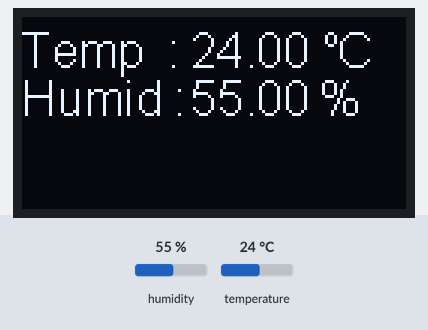
The sketch below on a simulated ESP8266 (NodeMCU). Parts: 128×64 one-colour display. The test bench sets the inputs (shaded band); at power-on: humidity 55 %, temperature 24 °C. What the sketch prints to the serial monitor is not drawn.

Above: at 4.2 s.
4.3 s: humidity set to 22 %
At 7.3 s:
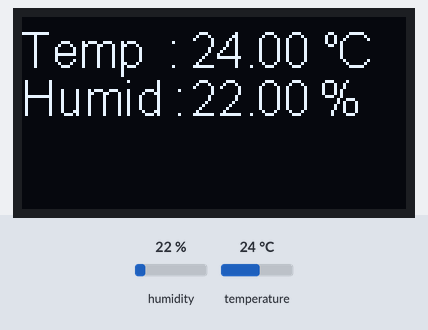
8.1 s: temperature set to 12 °C
At 10.3 s:
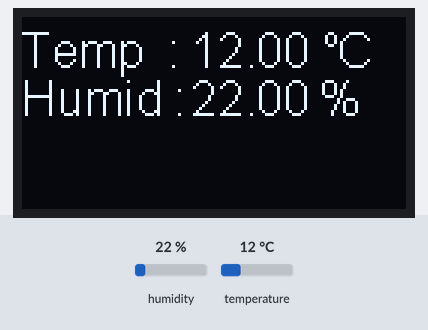
11.9 s: humidity set to 40 %
At 13.3 s:
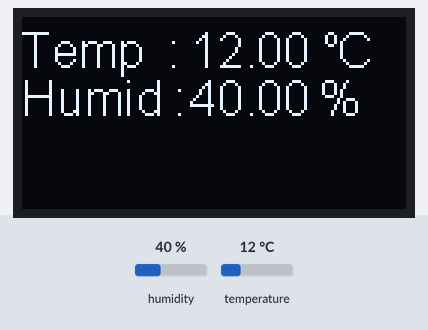
15.7 s: temperature set to 19 °C
At 19.3 s:
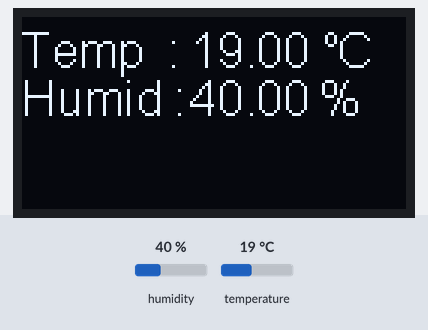
Timing chart, 0 to 20.6 s (numbered marks = the images above; inputs shaded):
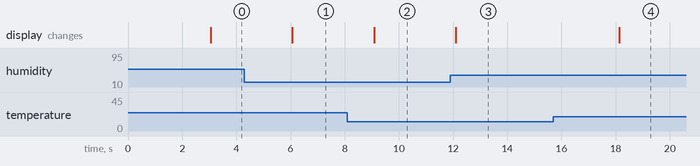

The sketch:

sketch_sep15d.ino
```cpp
#include "SSD1306.h"
#include <DHT.h>

#define DHTPIN  16   // D0
#define DHTTYPE DHT22

SSD1306  display(0x3c, D3, D5);
DHT dht(DHTPIN, DHTTYPE, 15);

void setup() {
  Serial.begin(9600);
  Serial.println();
  Serial.println("DHT22/SSD1306");
  Serial.println("ThingSpeak");

  dht.begin();

  display.init();
  display.flipScreenVertically();
  display.setTextAlignment(TEXT_ALIGN_LEFT);
  display.setFont(ArialMT_Plain_16);
  display.drawString(0, 10, "DHT22/SSD1306");
  display.display();
  delay(3000);

}

void loop() {
  float t, h;
  String  temp, humi;
  t = dht.readTemperature();
  h = dht.readHumidity();
  temp = t;
  humi = h;

  if (isnan(h) || isnan(t)) {
    Serial.println("Fail to read!!");
    display.clear();
    display.drawString(0, 2, "Fail to read!!");
    display.display();
  } else {
    Serial.print("Temperture: ");
    Serial.print(t);
    Serial.print(" ^C, \t");
    Serial.print("Humidity: ");
    Serial.print(h);
    Serial.print(" %");


    display.clear();
    display.setFont(ArialMT_Plain_10);
    display.drawString(100, 0, "o");
    display.setFont(ArialMT_Plain_16);
    display.drawString(0, 2, "Temp  :             C");
    display.drawString(56, 2, temp);
    display.drawString(0, 18, "Humid :           %");
    display.drawString(56, 18, humi);
    display.display();
  }
  delay(3000);

}
```

Measured:
- after the input at 4.3 s, the display: changes after 1.8 s (image 1)
- after the input at 8.1 s, the display: changes after 0.99 s (image 2)
- after the input at 11.9 s, the display: changes after 0.21 s (image 3)
- after the input at 15.7 s, the display: changes after 2.4 s (image 4)
